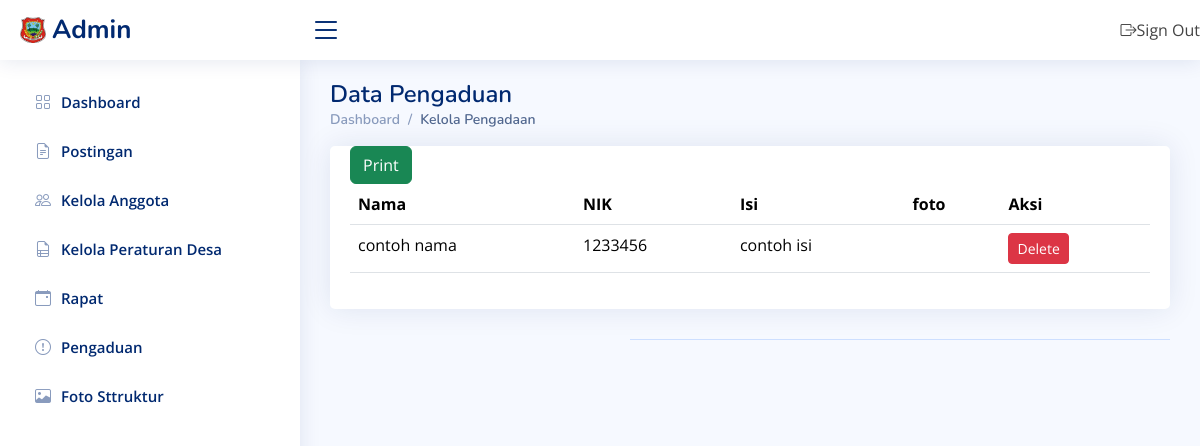
The app's page /Admin/kelola_pengaduan.php with its own data.
### tables this page shows
CREATE TABLE `pengaduan` (
  `id_pengaduan` int(11) NOT NULL,
  `NIK` int(20) NOT NULL,
  `foto` varchar(255) NOT NULL,
  `nama` varchar(255) NOT NULL,
  `isi` text NOT NULL
);

### Admin/kelola_pengaduan.php (the view, shortened to what this page needs)
<!DOCTYPE html>
<html lang="en">
<head>
  <link href="assets/vendor/bootstrap/css/bootstrap.min.css" rel="stylesheet">
  <link href="assets/vendor/bootstrap-icons/bootstrap-icons.css" rel="stylesheet">
  <link href="assets/vendor/boxicons/css/boxicons.min.css" rel="stylesheet">
  <link href="assets/vendor/quill/quill.snow.css" rel="stylesheet">
  <link href="assets/vendor/quill/quill.bubble.css" rel="stylesheet">
  <link href="assets/vendor/remixicon/remixicon.css" rel="stylesheet">
  <link href="assets/vendor/simple-datatables/style.css" rel="stylesheet">
  <link href="assets/css/style.css" rel="stylesheet">
</head>
<body>
<header id="header" class="header fixed-top d-flex align-items-center">
<div class="d-flex align-items-center justify-content-between">
  <a href="index.html" class="logo d-flex align-items-center">
    <img src="../assets/img/bpd.jpg" alt="">
    <span class="d-none d-lg-block">Admin</span>
  </a>
  <i class="bi bi-list toggle-sidebar-btn"></i>
</div>
<nav class="header-nav ms-auto">
  <ul class="d-flex align-items-center">
        <li>
          <a class="dropdown-item d-flex align-items-center" href="../index.php">
            <i class="bi bi-box-arrow-right"></i>
            <span>Sign Out</span>
          </a>
        </li>
  </ul>
</nav>
</header>
<aside id="sidebar" class="sidebar">
  <ul class="sidebar-nav" id="sidebar-nav">
    <li class="nav-item">
      <a class="nav-link collapsed" href="admin.php">
        <i class="bi bi-grid"></i>
        <span>Dashboard</span>
      </a>
    </li>
    <li class="nav-item">
  <a href="kelola_postingan.php" class="nav-link collapsed">
    <i class="bi bi-file-earmark-text"></i><span>Postingan</span>
  </a>
</li>
    <li class="nav-item">
      <a href="kelola_anggota.php" class="nav-link collapsed">
        <i class="bi bi-people"></i><span>Kelola Anggota</span><i class=""></i>
      </a>
    </li>
    <li class="nav-item">
      <a  href="kelola_peraturan.php"  class="nav-link collapsed">
        <i class="bi bi-file-earmark-ruled"></i><span>Kelola Peraturan Desa</span>
      </a>
    </li>
    <li class="nav-item">
      <a href="kelola_rapat.php" class="nav-link collapsed" >
        <i class="bi bi-calendar-event"></i><span>Rapat</span>
      </a>
    </li>
    <li class="nav-item">
      <a href="kelola_pengaduan.php" class="nav-link collapsed" >
        <i class="bi bi-exclamation-circle"></i><span>Pengaduan</span>
      </a>
    </li>
    <li class="nav-item">
      <a href="kelola_bagan.php" class="nav-link collapsed" >
        <i class="bi bi-image"></i><span>Foto Sttruktur</span>
      </a>
    </li>
  </ul>
</aside>
<main id="main" class="main">
    <div class="pagetitle">
        <h1>Data Pengaduan</h1>
        <nav>
            <ol class="breadcrumb">
                <li class="breadcrumb-item"><a href="admin.php">Dashboard</a></li>
                <li class="breadcrumb-item active">Kelola Pengadaan</li>
            </ol>
        </nav>
    </div>
<section class="section">
        <div class="row">
            <div class="col-lg-12">
                <div class="card">
                    <div class="card-body">
                        <table class="table datatable">
                        <?php
$conn = mysqli_connect("localhost", "root", "", "bpd");
$query = "SELECT * FROM pengaduan";
$result = mysqli_query($conn, $query);
$row = mysqli_fetch_assoc($result);
if ($row) {
    echo "<a href='print/print_pengaduan.php?id=" . $row['id_pengaduan'] . "' class='btn btn-success' target='_blank'>Print</a>";
} else {
    echo "Tidak ada data pengaduan.";
}
?>
<thead>
                                <tr>
                                    <th>Nama</th>
                                    <th>NIK </th>
                                    <th>Isi</th>
                                    <th>foto</th>
                                    <th>Aksi</th>
                                </tr>
                            </thead>
                            <tbody>
                            <?php
$conn = mysqli_connect("localhost", "root", "", "bpd");
$query = "SELECT * FROM pengaduan";
$result = mysqli_query($conn, $query);
while ($row = mysqli_fetch_assoc($result)) {
    echo "<tr>";
    echo "<td>" . htmlspecialchars($row['nama']) . "</td>";
    echo "<td>" . htmlspecialchars($row['NIK']) . "</td>";
    echo "<td>" . htmlspecialchars($row['isi']) . "</td>";
    echo "<td><img src='" . htmlspecialchars($row['foto']) . "' style='max-width: 100px; max-height: 100px;'></td>";
    echo "<td><a href='update/hapus_pengaduan.php?id=" . $row['id_pengaduan'] . "' onclick='return confirm(\"Apa anda yakin ingin menghapus pengaduan ?\");' class='btn btn-sm btn-danger'>Delete</a></td>";
}
?>
                            </tbody>
                        </table>
                    </div>
                    </div>
                </div>
            </div>
<footer id="footer" class="footer"></footer>
</body>
</html>

### Admin/assets/css/style.css (style rules this page uses)
:root { scroll-behavior: smooth; }
body { font-family: "Open Sans", sans-serif; background: #f6f9ff; color: #444444; }
a { color: #4154f1; text-decoration: none; }
h1, h2, h3, h4, h5, h6 { font-family: "Nunito", sans-serif; }
#main { margin-top: 60px; padding: 20px 30px; transition: all 0.3s; }
.pagetitle { margin-bottom: 10px; }
.pagetitle h1 { font-size: 24px; margin-bottom: 0; font-weight: 600; color: #012970; }
.card { margin-bottom: 30px; border: none; border-radius: 5px; box-shadow: 0px 0 30px rgba(1, 41, 112, 0.1); }
.card-body { padding: 0 20px 20px 20px; }
.breadcrumb { font-size: 14px; font-family: "Nunito", sans-serif; color: #899bbd; font-weight: 600; }
.breadcrumb a { color: #899bbd; transition: 0.3s; }
.breadcrumb .breadcrumb-item::before { color: #899bbd; }
.breadcrumb .active { color: #51678f; font-weight: 600; }
.logo { line-height: 1; }
@media (min-width: 1200px) { .logo { width: 280px; } }
.logo img { max-height: 26px; margin-right: 6px; }
.logo span { font-size: 26px; font-weight: 700; color: #012970; font-family: "Nunito", sans-serif; }
.header { transition: all 0.5s; z-index: 997; height: 60px; box-shadow: 0px 2px 20px rgba(1, 41, 112, 0.1); background-color: #fff; padding-left: 20px; }
.header .toggle-sidebar-btn { font-size: 32px; padding-left: 10px; cursor: pointer; color: #012970; }
.header-nav ul { list-style: none; }
.header-nav>ul { margin: 0; padding: 0; }
.sidebar { position: fixed; top: 60px; left: 0; bottom: 0; width: 300px; z-index: 996; transition: all 0.3s; padding: 20px; overflow-y: auto; scrollbar-width: thin; scrollbar-color: #aab7cf transparent; box-shadow: 0px 0px 20px rgba(1, 41, 112, 0.1); background-color: #fff; }
@media (min-width: 1200px) { #main, #footer { margin-left: 300px; } }
.sidebar-nav { padding: 0; margin: 0; list-style: none; }
.sidebar-nav li { padding: 0; margin: 0; list-style: none; }
.sidebar-nav .nav-item { margin-bottom: 5px; }
.sidebar-nav .nav-link { display: flex; align-items: center; font-size: 15px; font-weight: 600; color: #4154f1; transition: 0.3; background: #f6f9ff; padding: 10px 15px; border-radius: 4px; }
.sidebar-nav .nav-link i { font-size: 16px; margin-right: 10px; color: #4154f1; }
.sidebar-nav .nav-link.collapsed { color: #012970; background: #fff; }
.sidebar-nav .nav-link.collapsed i { color: #899bbd; }
.footer { padding: 20px 0; font-size: 14px; transition: all 0.3s; border-top: 1px solid #cddfff; }

### records on screen
pengaduan: nama "contoh nama", NIK "1233456", isi "contoh isi"
